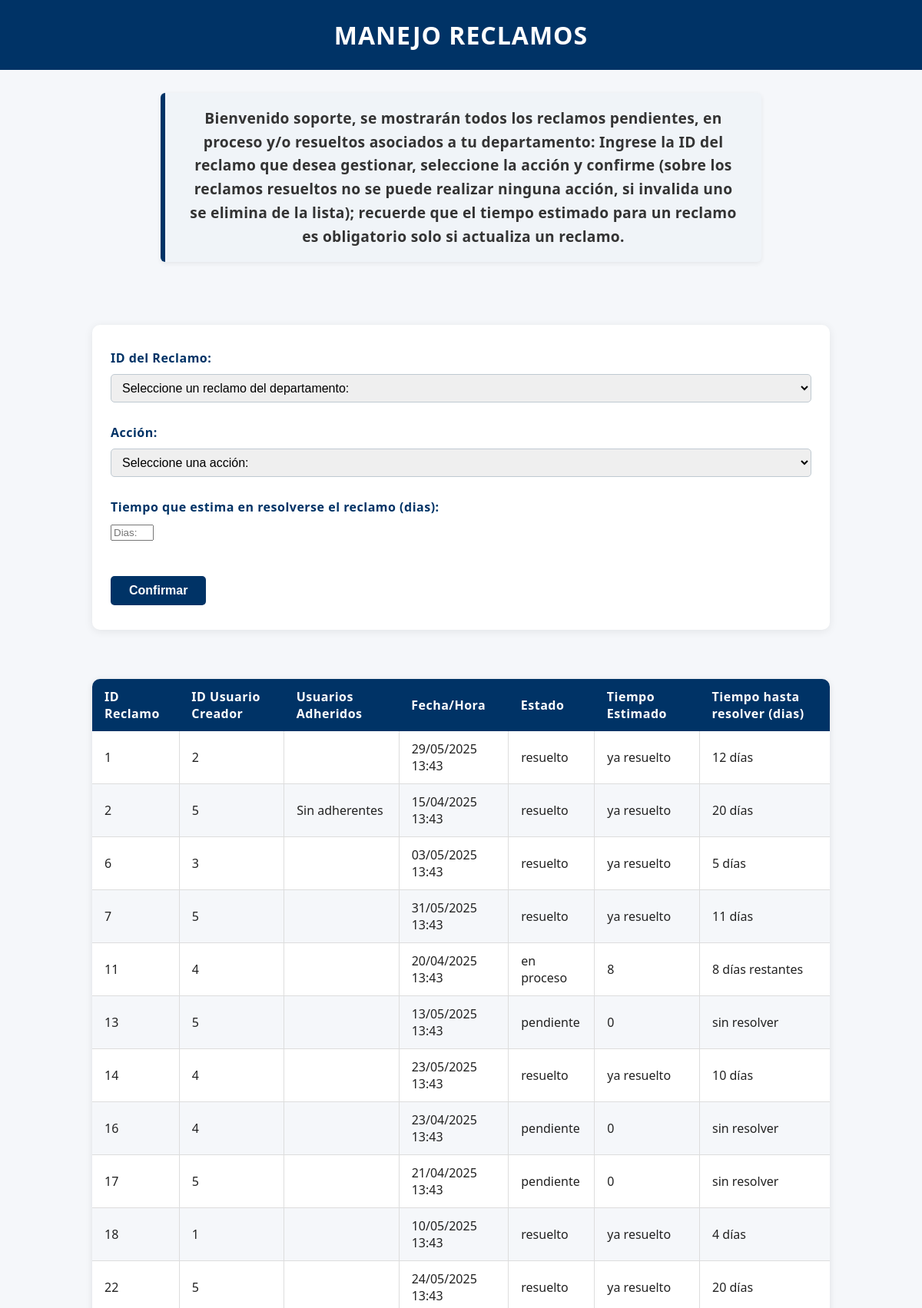
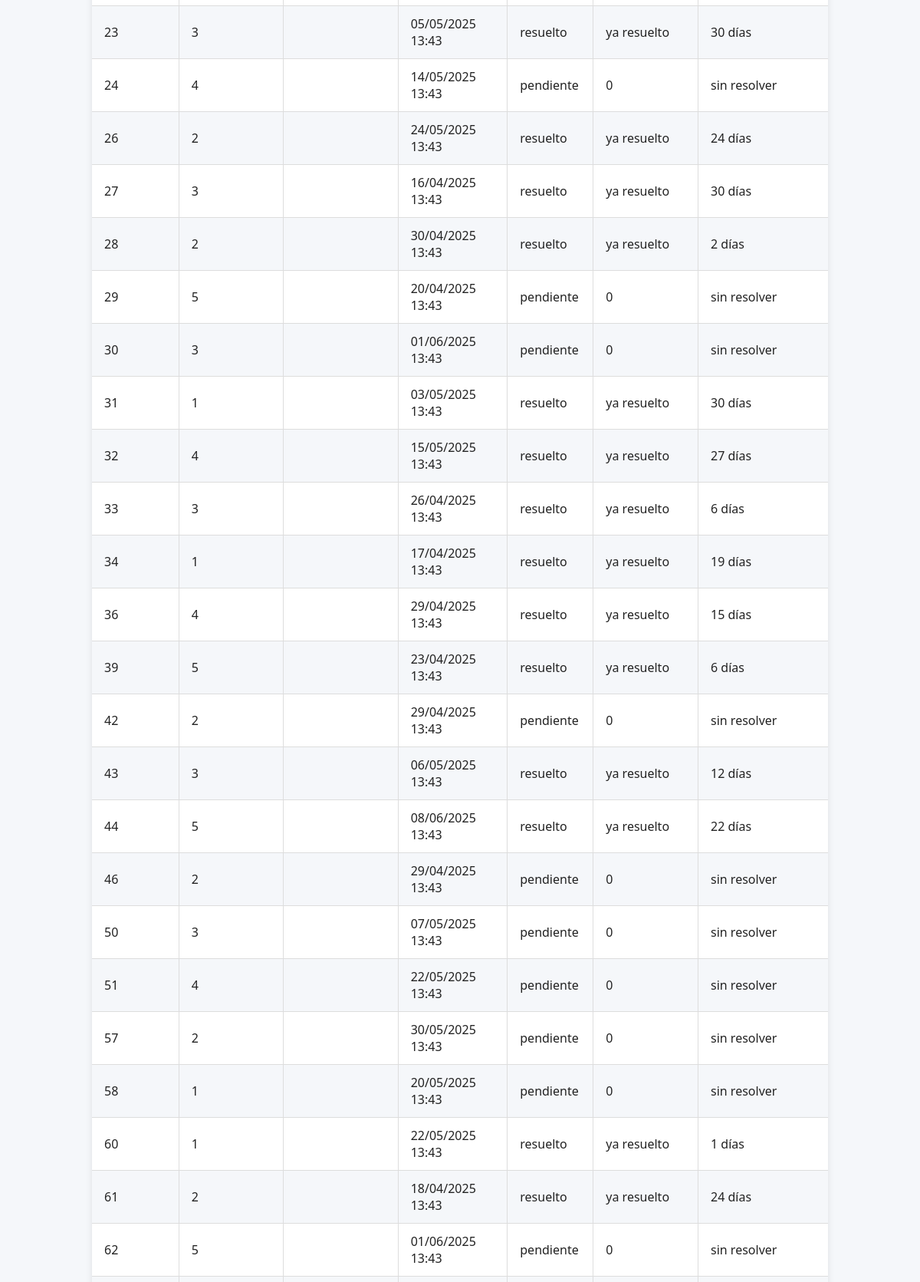
The app's page /manejar_reclamos (signed in, upper part) with its own data (2 pictures, top to bottom).
### modules/modelos.py (models this page shows, shortened)
class Base(DeclarativeBase):
    pass

class ModeloUsuario(Base):
    __tablename__ = 'usuarios'
    id = Column(Integer, primary_key=True)
    nombre = Column(String)
    apellido = Column(String)
    email = Column(String, unique=True)
    nombre_de_usuario = Column(String, unique=True)
    contraseña = Column(String)
    rol = Column(String)
    claustro = Column(String)
    reclamos = relationship(
        "ModeloReclamo",
        secondary="usuario_reclamo",
        back_populates="usuarios"
    )

class ModeloReclamo(Base):
    __tablename__ = 'reclamos'
    id = Column(Integer, primary_key=True)
    estado = Column(String, default="pendiente")
    fecha_hora = Column(DateTime, default=datetime.utcnow)
    contenido = Column(String)
    usuario_id = Column(Integer, ForeignKey('usuarios.id'))
    clasificacion = Column(String)
    cantidad_adherentes = Column(Integer, default=1) #Se contabiliza como adherente el usuario que crea el reclamo
    tiempo_estimado = Column(Integer,default=None) #Solo se cambia cuando el reclamo pasa de pendiente -->en proceso
    resuelto_en = Column(Integer,default=None) #Representa la cantidad de días que se tardó en resolver un reclamo
    ''' Relación muchos a muchos con Usuario
    Una relación muchos a muchos en SQL permite que múltiples registros de una tabla se asocien con múltiples registros de otra tabla.
    Esto se implementa mediante una tabla intermedia que contiene claves foráneas de ambas tablas relacionadas.
    Esta estructura facilita modelar relaciones complejas, como estudiantes inscritos en varios cursos o productos en múltiples órdenes.
    '''
    usuarios = relationship(
        "ModeloUsuario",
        secondary="usuario_reclamo",
        back_populates="reclamos"
    )
    reclamos_usuarios = Table(
        'reclamos_usuarios',
        Base.metadata,
        Column('reclamo_id', Integer, ForeignKey('reclamos.id')),
        Column('usuario_id', Integer, ForeignKey('usuarios.id'))
    )

### server.py (the view, shortened to what this page needs)
@app.route("/manejar_reclamos", methods=["GET", "POST"])
@login_required
def manejo_reclamos():
    rol_to_dpto = {
        "2": "soporte informático",
        "3": "secretaría técnica",
        "4": "maestranza"
    }
    rol = current_user.rol
    dpto = current_user.rol_to_dpto()
    if rol not in ['1', '2', '3', '4']:
        flash("No tienes permisos para acceder.", "danger")
        return redirect(url_for('index'))
    reclamos = gestor_reclamos.buscar_reclamos_por_filtro(filtro="clasificacion",valor=dpto)
    selected_id = None
    return render_template(
        'manejo_reclamos.html',
        reclamos=reclamos,
        usuario=current_user,
        selected_id=selected_id,
        date=date
    )

### modules/gestor_reclamos.py (called while the page is built)
    def buscar_reclamos_por_filtro(self, filtro=None, valor=None):
        if filtro and valor:
            try:
                return self.repositorio_reclamo.obtener_registros_por_filtro(filtro=filtro, valor=valor)
            except Exception as e:
                raise e  # Lanza el error en vez de retornarlo

### modules/gestor_usuario.py (called while the page is built)
    def buscar_usuario(self, filtro, valor,mapeo=True):
        usuario = self.repositorio.obtener_registro_por_filtro(filtro, valor,mapeo=mapeo)
        if not usuario:
            raise ValueError("Usuario no encontrado")
        return usuario

### modules/login.py (called while the page is built)
    @property
    def is_authenticated(self):
        return True

    def rol_to_dpto (self):
        relacion_roles_dpto = {
            2:"soporte informático",
            3:"secretaría técnica",
            4:"maestranza",
        }
        return relacion_roles_dpto[int(self.rol)] #devuelve el dpto asociado al rol del usuario

### modules/repositorio.py (called while the page is built, shortened)
    def obtener_registro_por_filtro(self, campo, valor,mapeo=True, campo2=None, valor2=None):
        query = self.__session.query(ModeloUsuario).filter(getattr(ModeloUsuario, campo) == valor)
        if campo2 and valor2:
            query = query.filter(getattr(ModeloUsuario, campo2) == valor2)
        modelo = query.first()
        if modelo and mapeo:
            return self.__map_modelo_a_entidad(modelo)
        return modelo

    def __map_modelo_a_entidad(self, modelo: ModeloUsuario):
        return Usuario(
            nombre=modelo.nombre,
            apellido=modelo.apellido,
            email=modelo.email,
            nombre_de_usuario=modelo.nombre_de_usuario,
            contraseña=modelo.contraseña,
            rol=modelo.rol,
            claustro=modelo.claustro,
            id=modelo.id
        )

    @property
    def session(self):
        return self.__session

    def obtener_registros_por_filtro(self, filtro,valor):
        from sqlalchemy import func
        if filtro == "clasificacion":
            return self.session.query(ModeloReclamo).filter(
                func.lower(ModeloReclamo.clasificacion) == valor.lower().strip()
            ).all()

### modules/usuarios.py (called while the page is built)
    @property
    def nombre(self):
        return self.__nombre

    @nombre.setter
    def nombre(self, nuevo_nombre: str):
        if not isinstance(nuevo_nombre, str):
            raise ValueError("El nombre debe ser una cadena de texto")
        self.__nombre = nuevo_nombre

    @property
    def apellido(self):
        return self.__apellido

    @property
    def email(self):
        return self.__email

### templates/manejo_reclamos.html (shortened to what this page needs)
<!DOCTYPE html>
<html lang="es">
<head>
    <link rel="stylesheet" href="{{ url_for('static', filename='style.css') }}">
</head>
<body class="pagina-manejo-reclamos">
    <header class="header-principal">
        <h1 class="titulo-principal">MANEJO RECLAMOS</h1>
        <div class="saludo">
            Bienvenido {{ current_user.nombre_de_usuario }}, se mostrarán todos los reclamos pendientes, en proceso y/o resueltos asociados a tu departamento:
            Ingrese la ID del reclamo que desea gestionar, seleccione la acción y confirme (sobre los reclamos resueltos no se puede realizar ninguna acción, si invalida uno
            se elimina de la lista); recuerde que el tiempo estimado para un reclamo es obligatorio solo si actualiza un reclamo.
        </div>
    </header>
    <main class="contenedor-manejo">
        <div class="formulario-contenedor">
            <form class="formulario-manejo" action="{{ url_for('manejo_reclamos') }}" method="POST">
                <div class="form-group">
                    <label for="reclamo_id">ID del Reclamo:</label>
                    <select id="reclamo_id" name="reclamo_id" required>
                        <option value="" disabled selected>Seleccione un reclamo del departamento:</option>
                    </select>
                </div>
                <div class="form-group">
                    <label for="accion">Acción:</label>
                    <select id="accion" name="accion" required>
                        <option value="" disabled selected>Seleccione una acción:</option>
                    </select>
                </div>
                <div class = "form-group">
                    <label for="tiempo_estimado">Tiempo que estima en resolverse el reclamo (dias):
                     </label>
                    <input type="number" name="tiempo_estimado" class="form-group" placeholder="Dias:" min="1" max="15" >
                </div>
                <button type="submit">Confirmar</button>
            </form>
        </div>
        <div>
            <table class="tabla-reclamos">
                <thead>
                    <tr>
                        <th>ID Reclamo</th>
                        <th>ID Usuario Creador</th>
                        <th>Usuarios Adheridos</th>
                        <th>Fecha/Hora</th>
                        <th>Estado</th>
                        <th>Tiempo Estimado</th>
                        <th>Tiempo hasta resolver (dias)</th>
                    </tr>
                </thead>
                <tbody>
                    {% for reclamo in reclamos if reclamo.estado != 'invalido' %}
                        <tr>
                            <td>{{ reclamo.id }}</td>
                            <td>{{ reclamo.usuario_id }}</td>
                            <td>
                                {% if reclamo.cantidad_adherentes == 1 %}
                                    Sin adherentes
                                {% else %}
                                    {% for id_usuario in reclamo.adherentes_ids %}
                                        <p>Adherente ID: {{ id_usuario }}</p>
                                    {% endfor %}
                                {% endif %}
                            </td>
                            <td>{{ reclamo.fecha_hora.strftime('%d/%m/%Y %H:%M') }}</td>
                            <td>{{ reclamo.estado }}</td>
                            <td>
                                {% if reclamo.estado == 'pendiente' %}
                                    {{ reclamo.tiempo_estimado }}
                                {% elif reclamo.tiempo_estimado == 0 %}
                                    ya resuelto
                                {% else %}
                                    {{ reclamo.tiempo_estimado }}
                                {% endif %}
                            </td>
                            <td>
                                {% if reclamo.estado == 'resuelto' %}
                                    {{ reclamo.resuelto_en }} días
                                {% elif reclamo.estado == 'en proceso' %}
                                    {{ reclamo.tiempo_estimado }} días restantes
                                {% else %}
                                sin resolver
                                {% endif %}
                            </td>
                        </tr>
                    {% else %}
                        <tr><td colspan="6" style="text-align:center;">No hay reclamos pendientes.</td></tr>
                    {% endfor %}
                </tbody>
            </table>
        </div>
    </main>
</body>
</html>

### static/style.css (style rules this page uses)
html, body { font-family: 'Segoe UI', Arial, sans-serif; background-color: #f5f7fa; color: #222; margin: 0; padding: 0; height: 100%; }
main { min-height: calc(100vh - 100px); padding-bottom: 20px; box-sizing: border-box; flex:1 }
h1 { background-color: #003366; color: #fff; margin: 0; padding: 24px 0; text-align: center; letter-spacing: 1px; }
form { background: #fff; padding: 32px 24px; border-radius: 10px; box-shadow: 0 2px 12px rgba(0,0,0,0.08); margin-top: 32px; }
.form-group { margin-bottom: 18px; }
label { display: block; font-weight: bold; color: #003366; margin-bottom: 6px; letter-spacing: 0.5px; }
input[type="text"], input[type="email"], input[type="password"], select { width: 100%; padding: 8px 10px; border: 1px solid #bfc9d1; border-radius: 5px; font-size: 1em; margin-bottom: 4px; box-sizing: border-box; transition: border 0.2s; }
input[type="creacion"], select { width: 100%; padding: 8px 10px; border: 1px solid #bfc9d1; border-radius: 5px; font-size: 1em; margin-bottom: 4px; box-sizing: border-box; transition: border 0.2s; }
button[type="submit"] { background-color: #003366; color: #fff; border: none; padding: 10px 24px; border-radius: 5px; font-size: 1em; font-weight: bold; cursor: pointer; margin-top: 10px; transition: background 0.2s; }
table { width: 100%; border-collapse: collapse; margin: 24px 0; font-family: 'Segoe UI', Arial, sans-serif; font-size: 1em; color: #222; box-shadow: 0 2px 8px rgba(0,0,0,0.1); border-radius: 10px; overflow: hidden; background: #fff; }
thead { background-color: #003366; color: #fff; text-align: left; }
thead th { padding: 12px 16px; font-weight: bold; letter-spacing: 0.5px; }
tbody tr { border-bottom: 1px solid #ddd; }
tbody tr:nth-child(even) { background-color: #f5f7fa; }
tbody td { padding: 12px 16px; vertical-align: middle; border-left: 1px solid #ddd; }
tbody td:first-child { border-left: none; }
.saludo { font-family: 'Segoe UI', Tahoma, Geneva, Verdana, sans-serif; font-size: 1.15em; color: #00294d; font-weight: 600; text-align: center; max-width: 720px; margin: 30px auto; padding: 18px 28px; border-left: 6px solid #003366; background-color: #f0f4f8; box-shadow: 0 2px 6px rgba(0, 0, 0, 0.07); line-height: 1.6; letter-spacing: 0.3px; border-radius: 6px; }
.titulo-principal { text-align: center; margin-bottom: 20px; color: #ffffff; }
.saludo { text-align: center; font-size: 1.2rem; color: #333; margin-bottom: 30px; }
.pagina-manejo-reclamos { padding: 0; background-color: #f5f7fa; }
.contenedor-manejo { max-width: 1000px; margin: 0 auto; display: flex; gap: 40px; flex-wrap: wrap; justify-content: center; padding: 20px; }
.formulario-contenedor { flex: 1 1 400px; min-width: 350px; }
.formulario-manejo select, .formulario-manejo label { margin-bottom: 10px; }

### records on screen
ModeloUsuario: nombre_de_usuario "soporte"
ModeloReclamo: id "1", usuario_id "2", fecha_hora "29/05/2025 13:43", estado "resuelto", tiempo_estimado "ya resuelto", resuelto_en "12"
ModeloReclamo: id "2", usuario_id "5", cantidad_adherentes "Sin adherentes", fecha_hora "15/04/2025 13:43", estado "resuelto", tiempo_estimado "ya resuelto", resuelto_en "20"
ModeloReclamo: id "6", usuario_id "3", fecha_hora "03/05/2025 13:43", estado "resuelto", tiempo_estimado "ya resuelto", resuelto_en "5"
ModeloReclamo: id "7", usuario_id "5", fecha_hora "31/05/2025 13:43", estado "resuelto", tiempo_estimado "ya resuelto", resuelto_en "11"
ModeloReclamo: id "11", usuario_id "4", fecha_hora "20/04/2025 13:43", estado "en proceso", tiempo_estimado "8"
ModeloReclamo: id "13", usuario_id "5", fecha_hora "13/05/2025 13:43", estado "pendiente", tiempo_estimado "0", shows "sin resolver"
ModeloReclamo: id "14", usuario_id "4", fecha_hora "23/05/2025 13:43", estado "resuelto", tiempo_estimado "ya resuelto", resuelto_en "10"
ModeloReclamo: id "16", usuario_id "4", fecha_hora "23/04/2025 13:43", estado "pendiente", tiempo_estimado "0", shows "sin resolver"
ModeloReclamo: id "17", usuario_id "5", fecha_hora "21/04/2025 13:43", estado "pendiente", tiempo_estimado "0", shows "sin resolver"
ModeloReclamo: id "18", usuario_id "1", fecha_hora "10/05/2025 13:43", estado "resuelto", tiempo_estimado "ya resuelto", resuelto_en "4"
ModeloReclamo: id "22", usuario_id "5", fecha_hora "24/05/2025 13:43", estado "resuelto", tiempo_estimado "ya resuelto", resuelto_en "20"
ModeloReclamo: id "23", usuario_id "3", fecha_hora "05/05/2025 13:43", estado "resuelto", tiempo_estimado "ya resuelto", resuelto_en "30"
ModeloReclamo: id "24", usuario_id "4", fecha_hora "14/05/2025 13:43", estado "pendiente", tiempo_estimado "0", shows "sin resolver"
ModeloReclamo: id "26", usuario_id "2", fecha_hora "24/05/2025 13:43", estado "resuelto", tiempo_estimado "ya resuelto", resuelto_en "24"
ModeloReclamo: id "27", usuario_id "3", fecha_hora "16/04/2025 13:43", estado "resuelto", tiempo_estimado "ya resuelto", resuelto_en "30"
ModeloReclamo: id "28", usuario_id "2", fecha_hora "30/04/2025 13:43", estado "resuelto", tiempo_estimado "ya resuelto", resuelto_en "2"
ModeloReclamo: id "29", usuario_id "5", fecha_hora "20/04/2025 13:43", estado "pendiente", tiempo_estimado "0", shows "sin resolver"
ModeloReclamo: id "30", usuario_id "3", fecha_hora "01/06/2025 13:43", estado "pendiente", tiempo_estimado "0", shows "sin resolver"
ModeloReclamo: id "31", usuario_id "1", fecha_hora "03/05/2025 13:43", estado "resuelto", tiempo_estimado "ya resuelto", resuelto_en "30"
ModeloReclamo: id "32", usuario_id "4", fecha_hora "15/05/2025 13:43", estado "resuelto", tiempo_estimado "ya resuelto", resuelto_en "27"
ModeloReclamo: id "33", usuario_id "3", fecha_hora "26/04/2025 13:43", estado "resuelto", tiempo_estimado "ya resuelto", resuelto_en "6"
ModeloReclamo: id "34", usuario_id "1", fecha_hora "17/04/2025 13:43", estado "resuelto", tiempo_estimado "ya resuelto", resuelto_en "19"
ModeloReclamo: id "36", usuario_id "4", fecha_hora "29/04/2025 13:43", estado "resuelto", tiempo_estimado "ya resuelto", resuelto_en "15"
ModeloReclamo: id "39", usuario_id "5", fecha_hora "23/04/2025 13:43", estado "resuelto", tiempo_estimado "ya resuelto", resuelto_en "6"
ModeloReclamo: id "42", usuario_id "2", fecha_hora "29/04/2025 13:43", estado "pendiente", tiempo_estimado "0", shows "sin resolver"
ModeloReclamo: id "43", usuario_id "3", fecha_hora "06/05/2025 13:43", estado "resuelto", tiempo_estimado "ya resuelto", resuelto_en "12"
ModeloReclamo: id "44", usuario_id "5", fecha_hora "08/06/2025 13:43", estado "resuelto", tiempo_estimado "ya resuelto", resuelto_en "22"
ModeloReclamo: id "46", usuario_id "2", fecha_hora "29/04/2025 13:43", estado "pendiente", tiempo_estimado "0", shows "sin resolver"
ModeloReclamo: id "50", usuario_id "3", fecha_hora "07/05/2025 13:43", estado "pendiente", tiempo_estimado "0", shows "sin resolver"
ModeloReclamo: id "51", usuario_id "4", fecha_hora "22/05/2025 13:43", estado "pendiente", tiempo_estimado "0", shows "sin resolver"
ModeloReclamo: id "57", usuario_id "2", fecha_hora "30/05/2025 13:43", estado "pendiente", tiempo_estimado "0", shows "sin resolver"
ModeloReclamo: id "58", usuario_id "1", fecha_hora "20/05/2025 13:43", estado "pendiente", tiempo_estimado "0", shows "sin resolver"
ModeloReclamo: id "60", usuario_id "1", fecha_hora "22/05/2025 13:43", estado "resuelto", tiempo_estimado "ya resuelto", resuelto_en "1"
ModeloReclamo: id "61", usuario_id "2", fecha_hora "18/04/2025 13:43", estado "resuelto", tiempo_estimado "ya resuelto", resuelto_en "24"
ModeloReclamo: id "62", usuario_id "5", fecha_hora "01/06/2025 13:43", estado "pendiente", tiempo_estimado "0", shows "sin resolver"
